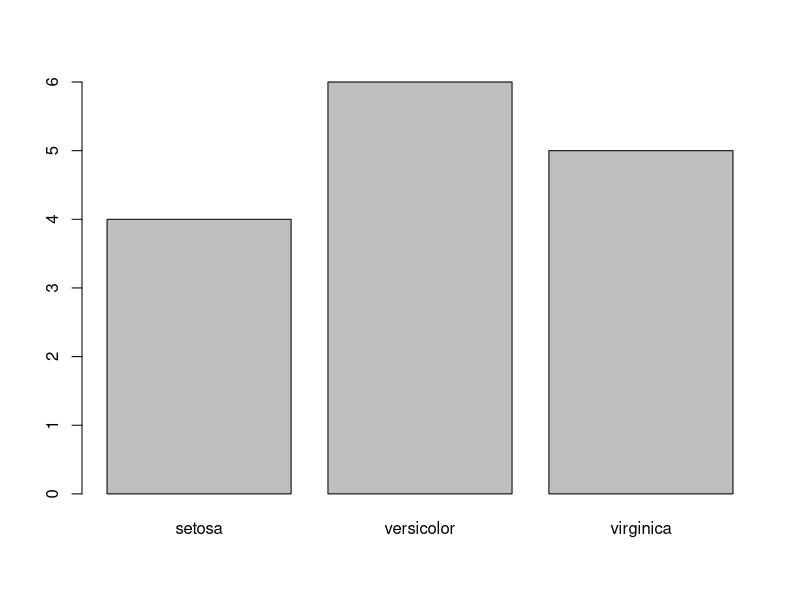

This figure's R source: (Note: this script raises an error after producing the figure.)
df <- data(iris) ##load data
head(iris) ## see the studcture

##Generate a random number that is 90% of the total number of rows in dataset.
ran <- sample(1:nrow(iris), 0.9 * nrow(iris)) 

##the normalization function is created
nor <-function(x) { (x -min(x))/(max(x)-min(x))   }

##Run nomalization on first 4 coulumns of dataset because they are the predictors
iris_norm <- as.data.frame(lapply(iris[,c(1,2,3,4)], nor))

summary(iris_norm)

##extract training set
iris_train <- iris_norm[ran,] 
##extract testing set
iris_test <- iris_norm[-ran,] 
##extract 5th column of train dataset because it will be used as 'cl' argument in knn function.
iris_target_category <- iris[ran,5]
##extract 5th column if test dataset to measure the accuracy
iris_test_category <- iris[-ran,5]
##load the package class
library(class)

##run knn function
pr <- knn(iris_train,iris_test,cl=iris_target_category,k=13)

##create confusion matrix
tab <- table(pr,iris_test_category)
print(tab)
##this function divides the correct predictions by total number of predictions that tell us how accurate teh model is.

accuracy <- function(x){sum(diag(x)/(sum(rowSums(x)))) * 100}

accuracy(tab)

plot(pr)
##--------------------------------


library(caret)
result <- confusionMatrix(predicted, realized, mode="prec_recall")
result
result$byClass["Precision"]
result$byClass["Recall"]
result$byClass["F1"]

